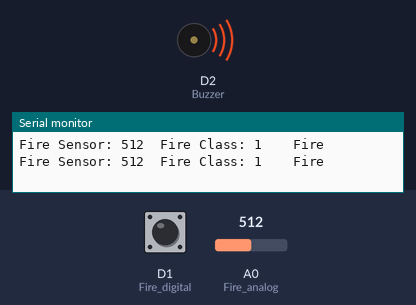
The sketch below on a simulated ESP8266 (NodeMCU). Shown: buzzer (waves = sounding, pin HIGH), the last lines printed to the serial monitor. The test bench sets the inputs (shaded band); at power-on: A0 (Fire_analog) = 512, D1 (Fire_digital) HIGH.

Above: at 1.9 s.
2.0 s: A0 (Fire_analog) set to 989
6.2 s: A0 (Fire_analog) set to 1013
At 7.1 s:
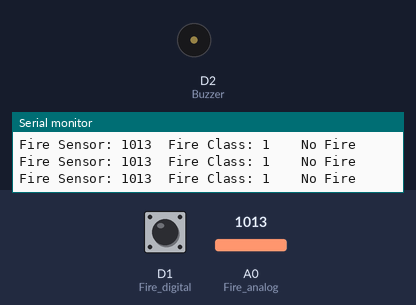
8.5 s: A0 (Fire_analog) set to 990
At 8.9 s:
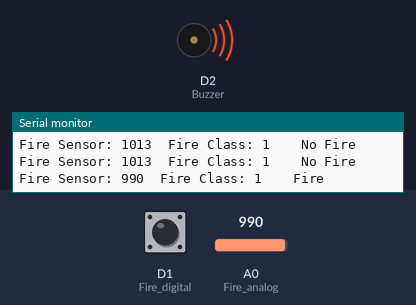
12.7 s: A0 (Fire_analog) set to 1010
At 13.4 s:
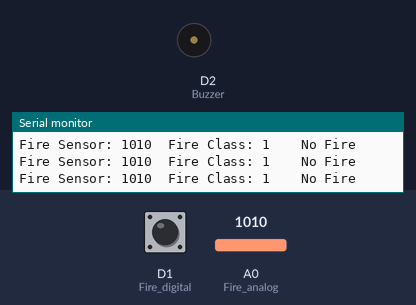
Timing chart, 0 to 15.3 s (numbered marks = the images above; inputs shaded):
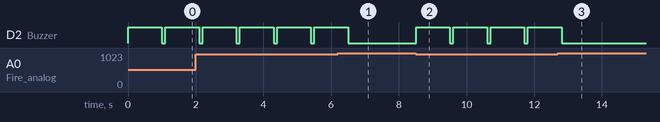

The sketch:

KY026_Flame_Sensor.ino
```cpp
//int Buzzer = 6;        // used for Arduino
//int Fire_analog = A0;    // used for Arduino
//int Fire_digital = 7;   // used for Arduino

int Buzzer = D2;        // used for ESP8266
int Fire_analog = A0;    // used for ESP8266
int Fire_digital = D1;   // used for ESP8266

//int Buzzer = 32;        // used for ESP32
//int Fire_analog = 4;    // used for ESP32
//int Fire_digital = 2;   // used for ESP32

void setup() {
  Serial.begin(115200);
  pinMode(Buzzer, OUTPUT);
  pinMode(Fire_digital, INPUT);
}

void loop() {
  int firesensorAnalog = analogRead(Fire_analog);
  int firesensorDigital = digitalRead(Fire_digital);

  Serial.print("Fire Sensor: ");
  Serial.print(firesensorAnalog);
  Serial.print("\t");
  Serial.print("Fire Class: ");
  Serial.print(firesensorDigital);
  Serial.print("\t");
  Serial.print("\t");

  if (firesensorAnalog < 1000) {
    Serial.println("Fire");
    digitalWrite (Buzzer, HIGH) ; //send tone
    delay(1000);
    digitalWrite (Buzzer, LOW) ;  //no tone
  }
  else {
    Serial.println("No Fire");
  }
  delay(100);
}
```

Measured:
- the behaviour switches between 999 and 1000 on A0 (Fire_analog) (found by bisection; images 0 and 1)
- after the input at 6.2 s, D2 (Buzzer): goes on until 6.5 s, then stays LOW
- after the input at 8.5 s, D2 (Buzzer): alternates HIGH for 1.0 s and LOW for 0.10 s, starting at once
- after the input at 12.7 s, D2 (Buzzer): goes on until 12.8 s, then stays LOW
- by itself, D2 (Buzzer): alternates HIGH for 1.0 s and LOW for 0.10 s
